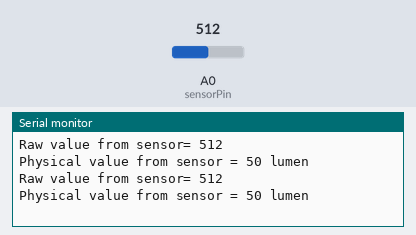
Bench run of a sketch on a simulated Arduino Uno, built with avr-gcc and run on an emulated ATmega328P. Parts: the last lines printed to the serial monitor. The test bench sets the inputs (shaded band); at power-on: A0 (sensorPin) = 512.

Above: at 1.8 s.
1.9 s: A0 (sensorPin) set to 716
At 2.8 s:
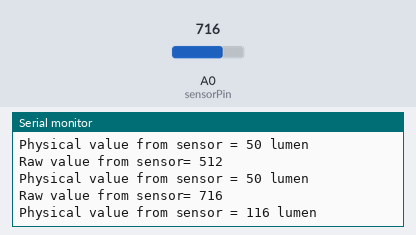
3.4 s: A0 (sensorPin) set to 900
At 4.8 s:
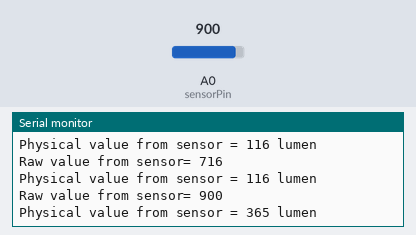
Timing chart, 0 to 6.4 s (numbered marks = the images above; inputs shaded):
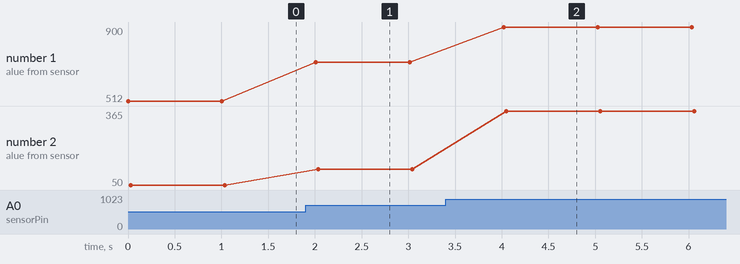

The sketch:

test_photoresistance.ino
```cpp
#define DELAY 1000
#define VIN 5             // On défini la tension d'entrée
#define R 10000           // Ainsi que la valeur de la résistance

const int sensorPin = A0;

int sensorVal;
int lux;

void setup() {
  Serial.begin(9600);

}

void loop() {
  sensorVal = analogRead(sensorPin);              // On lit la valeur de renvoyé par le capteur
  lux=sensorRawToPhys(sensorVal);                 // On applique la fonction pour déterminer le nombre de lumen
  Serial.print("Raw value from sensor= ");
  Serial.println(sensorVal);
  Serial.print("Physical value from sensor = ");
  Serial.print(lux);
  Serial.println(" lumen");
  Serial.println("");
  delay(DELAY);
}

int sensorRawToPhys(int raw){

  float Vout = float(raw) * (VIN / float(1023));   // On fais plusieurs calcul en fonction de
  float RLDR = (R * (VIN - Vout))/Vout;            // La valeur relevée par le capteur, la
  int phys=500/(RLDR/1000);                        // Tension d'alimentation et la valeur de la
  return phys;                                     // Résistance
}
```

Measured:
- after the input at 1.9 s, the serial monitor: prints a new line after 0.11 s (image 1)
- after the input at 3.4 s, the serial monitor: prints a new line after 0.62 s (image 2)
- plotted number 1: 512 → 716 after the input at 1.9 s, 716 → 900 after the input at 3.4 s
- plotted number 2: 50 → 116 after the input at 1.9 s, 116 → 365 after the input at 3.4 s
